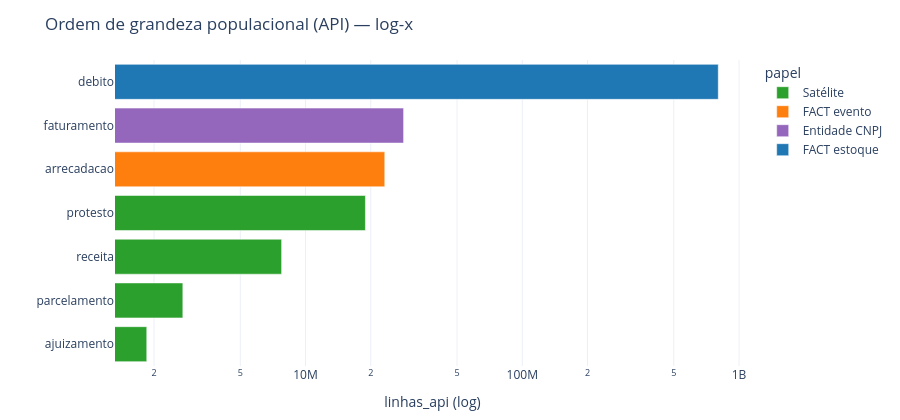

Write notebook code for a chart like this one.
### Markdown cell above
## 6. O que está FORA do DB + lacunas

### Externos (caixa tracejada)
- **BCB SGS:** Selic, IPCA (e correlatas) — controles / co-movimento.
- **IBGE:** PIB / atividade — se a hipótese H1 exigir.
- **Calendário manual:** REFIS, transação, Res. 9/2024 — dummies de evento (H2–H4); `parcelamento` pode *auxiliar* mas não substitui o calendário legal.

### Lacunas estruturais (declarar no paper)
1. **Sem `garantia`** — confirmado pela lista `/meta/tabelas` (mesmo achado da frente D).
2. **Sem dívida não inscrita** — o framing correto é **estoque inscrito**, não inadimplência corrente.
3. Tipagem frágil em alguns campos (`VALOR_COM_VH` / datas como string em `debito`) — sanitizar no painel B antes do macro.

### Code cell
names = [d["dataset"] for d in meta["datasets"]]
print("garantia na lista?", "garantia" in names)
r = C.session.get(f"{C.s.base}/v1/data/garantia", params={"limit": 1}, timeout=30)
print("GET /v1/data/garantia ->", r.status_code, (r.text[:180] or "").replace(C.s.token, "***"))

inv_plot = inv[~inv["dataset"].astype(str).str.startswith("ingest")].copy()
inv_plot["papel"] = inv_plot["dataset"].map({
    "debito": "FACT estoque",
    "arrecadacao": "FACT evento",
    "faturamento": "Entidade CNPJ",
    "ajuizamento": "Satélite",
    "protesto": "Satélite",
    "parcelamento": "Satélite",
    "receita": "Satélite",
}).fillna("outro")
fig_b = px.bar(
    inv_plot.sort_values("linhas_api"),
    x="linhas_api", y="dataset", color="papel", orientation="h",
    title="Ordem de grandeza populacional (API) — log-x",
    log_x=True,
    color_discrete_map=color_map,
)
fig_b.update_layout(xaxis_title="linhas_api (log)", yaxis_title="")
save_fig(fig_b, "macro_er_inventory_bars_v0", height=420)

if foto:
    print(
        f"debito série={int(inv.loc[inv.dataset=='debito','linhas_api'].iloc[0]):,} | "
        f"foto {S.ano}-{S.mes:02d} qtd_debitos={foto['qtd_debitos']:,}"
    )

### Figure 1 — Plotly figure (JSON) as saved in the notebook; plotly's stock layout.template omitted (floating-point values rounded to 4 significant figures)
{"data": [{"hovertemplate": "papel=Satélite<br>linhas_api=%{x}<br>dataset=%{y}<extra></extra>", "legendgroup": "Satélite", "marker": {"color": "#2ca02c", "pattern": {"shape": ""}}, "name": "Satélite", "orientation": "h", "showlegend": true, "textposition": "auto", "type": "bar", "x": [1850991, 2715674, 7754477, 18889381], "xaxis": "x", "y": ["ajuizamento", "parcelamento", "receita", "protesto"], "yaxis": "y"}, {"hovertemplate": "papel=FACT evento<br>linhas_api=%{x}<br>dataset=%{y}<extra></extra>", "legendgroup": "FACT evento", "marker": {"color": "#ff7f0e", "pattern": {"shape": ""}}, "name": "FACT evento", "orientation": "h", "showlegend": true, "textposition": "auto", "type": "bar", "x": [23199305], "xaxis": "x", "y": ["arrecadacao"], "yaxis": "y"}, {"hovertemplate": "papel=Entidade CNPJ<br>linhas_api=%{x}<br>dataset=%{y}<extra></extra>", "legendgroup": "Entidade CNPJ", "marker": {"color": "#9467bd", "pattern": {"shape": ""}}, "name": "Entidade CNPJ", "orientation": "h", "showlegend": true, "textposition": "auto", "type": "bar", "x": [28337827], "xaxis": "x", "y": ["faturamento"], "yaxis": "y"}, {"hovertemplate": "papel=FACT estoque<br>linhas_api=%{x}<br>dataset=%{y}<extra></extra>", "legendgroup": "FACT estoque", "marker": {"color": "#1f77b4", "pattern": {"shape": ""}}, "name": "FACT estoque", "orientation": "h", "showlegend": true, "textposition": "auto", "type": "bar", "x": [801844918], "xaxis": "x", "y": ["debito"], "yaxis": "y"}], "layout": {"barmode": "relative", "height": 420, "legend": {"title": {"text": "papel"}, "tracegroupgap": 0}, "margin": {"b": 40, "l": 40, "r": 20, "t": 60}, "title": {"text": "Ordem de grandeza populacional (API) — log-x"}, "xaxis": {"anchor": "y", "domain": [0, 1], "title": {"text": "linhas_api (log)"}, "type": "log"}, "yaxis": {"anchor": "x", "domain": [0, 1], "title": {"text": ""}}}}
